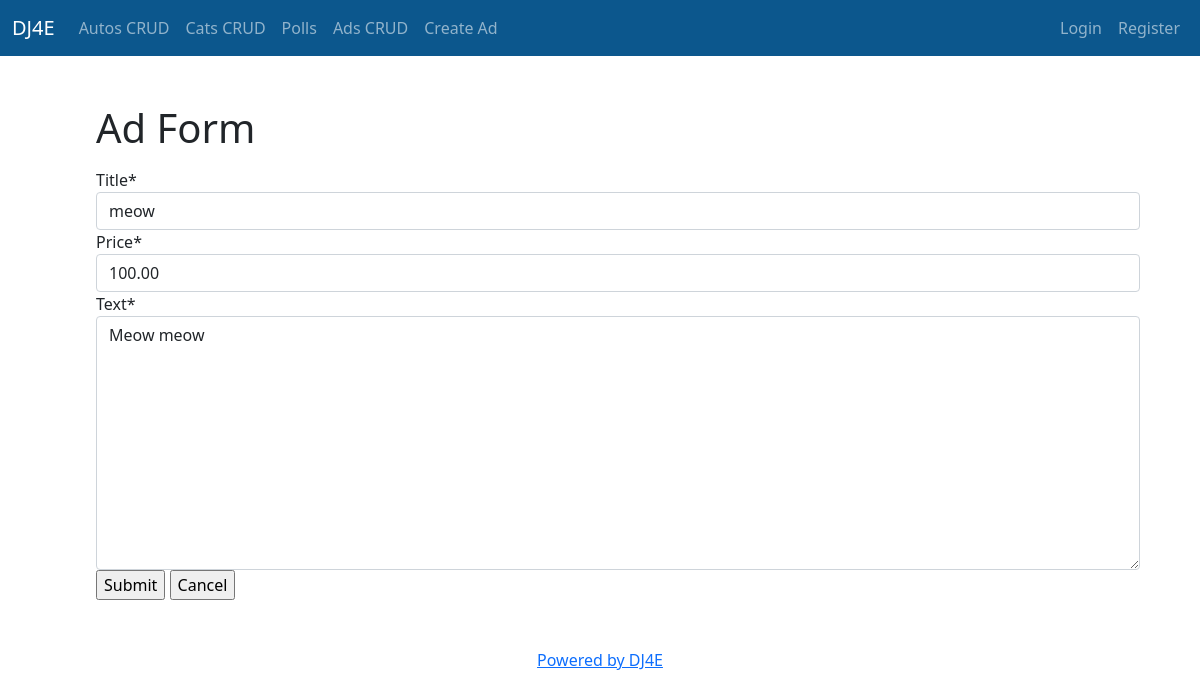
The app's page /ads/ad/11/update, older data.
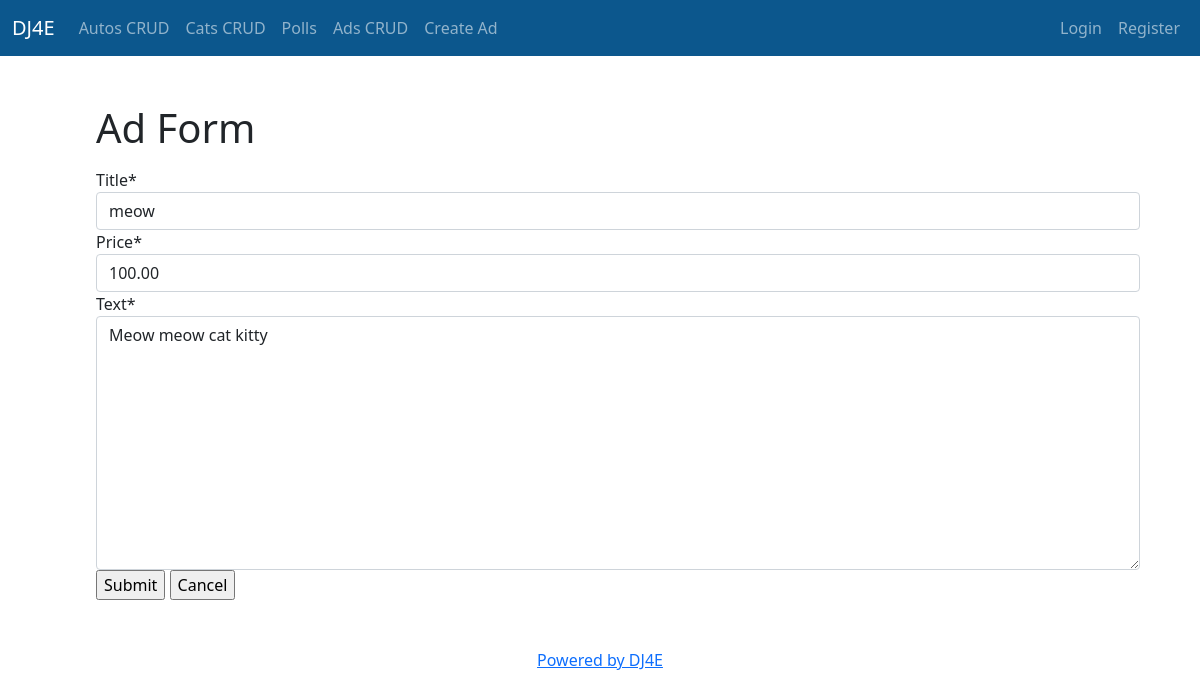
The same page, newer data.
### ads/models.py (models this page shows, shortened)
class Ad(models.Model) :
    title = models.CharField(
            max_length=200,
            validators=[MinLengthValidator(2, "Title must be greater than 2 characters")]
    )
    price = models.DecimalField(max_digits=7, decimal_places=2, null=True)
    text = models.TextField()
    owner = models.ForeignKey(settings.AUTH_USER_MODEL, on_delete=models.CASCADE, related_name='ad_owned')
    comments = models.ManyToManyField(settings.AUTH_USER_MODEL, through='Comment', related_name='forum_comments')
    created_at = models.DateTimeField(auto_now_add=True)
    updated_at = models.DateTimeField(auto_now=True)
    picture = models.BinaryField(null=True, editable=True)
    content_type = models.CharField(max_length=256, null=True, help_text='The MIMEType of the file')
    favorites = models.ManyToManyField(settings.AUTH_USER_MODEL,
        through='Fav', related_name='favorite_ads')

### ads/views.py (the view)
class AdUpdateView(UpdateView):
    model = Ad
    fields = ['title', 'price', 'text']

### home/context_processors.py (called while the page is built)
def settings(request):
    return {
        'settings': django_settings,
    }

### ads/templates/ads/ad_form.html (shortened to what this page needs)
{% extends "base_bootstrap.html" %}
{% block content %}
<h1>Ad Form</h1>
{% load crispy_forms_tags %}
<p>
    <form action="" method="post" enctype="multipart/form-data">
      <table>
      {{ form|crispy }}
      </table>
      <input type="submit" value="Submit">
      <input type="submit"
      onclick="window.location='{% url 'ads:all' %}' ; return false;"
      value="Cancel">
    </form>
  </p>
  {% endblock %}

Row changes from the older to the newer data that the page shows:
changed Ad "meow": text "Meow meow" → "Meow meow cat kitty"
